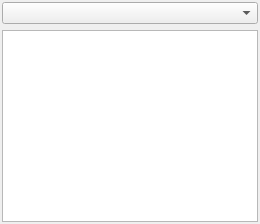
<?xml version="1.0" encoding="UTF-8"?>
<ui version="4.0">
 <class>PostMapDeltaDock</class>
 <widget class="QWidget" name="PostMapDeltaDock">
  <property name="windowTitle">
   <string>Map Δ</string>
  </property>
  <layout class="QVBoxLayout" name="verticalLayout_PostMapDeltaDock">
   <property name="leftMargin">
    <number>2</number>
   </property>
   <property name="topMargin">
    <number>2</number>
   </property>
   <property name="rightMargin">
    <number>2</number>
   </property>
   <property name="bottomMargin">
    <number>2</number>
   </property>
   <item>
    <layout class="QHBoxLayout" name="horizontalLayout_postDelta" stretch="1">
     <item>
      <widget class="QComboBox" name="comboBox_postDelta">
       <property name="toolTip">
        <string>The difference shown: B - A, or relative to A.</string>
       </property>
      </widget>
     </item>
    </layout>
   </item>
   <item>
    <widget class="QgsMapCanvas" name="mapCanvas_postDelta">
     <property name="sizePolicy">
      <sizepolicy hsizetype="Expanding" vsizetype="Expanding">
       <horstretch>0</horstretch>
       <verstretch>1</verstretch>
      </sizepolicy>
     </property>
    </widget>
   </item>
  </layout>
 </widget>
  <customwidgets>
  <customwidget>
   <class>QgsMapCanvas</class>
   <extends>QGraphicsView</extends>
   <header>qgsmapcanvas.h</header>
  </customwidget>
 </customwidgets>
 <resources />
 <connections />
</ui>
